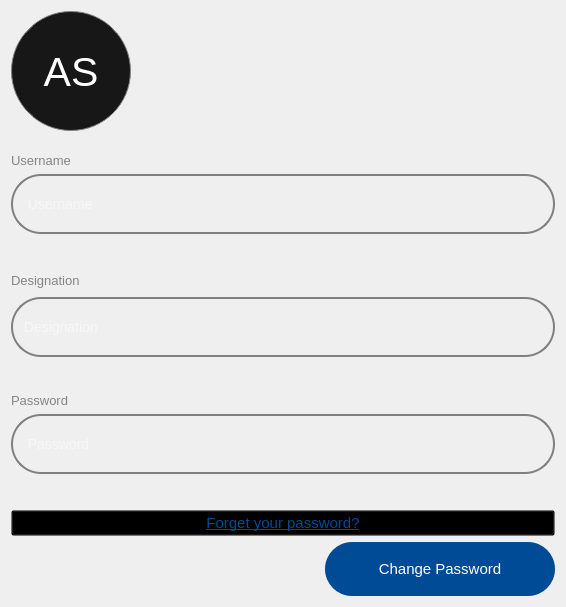
                    <widget class="QWidget" name="profile_page_save">
                     <layout class="QGridLayout" name="gridLayout_47">
                      <item row="0" column="0" alignment="Qt::AlignLeft">
                       <widget class="QPushButton" name="profilepushButton_in_profile">
                        <property name="minimumSize">
                         <size>
                          <width>120</width>
                          <height>120</height>
                         </size>
                        </property>
                        <property name="maximumSize">
                         <size>
                          <width>120</width>
                          <height>16777215</height>
                         </size>
                        </property>
                        <property name="font">
                         <font>
                          <pointsize>31</pointsize>
                         </font>
                        </property>
                        <property name="styleSheet">
                         <string notr="true">QPushButton {
    color: white;
    background-color:#171717;
    border: 1px solid grey;
    border-radius: 60px; 
}

QPushButton:hover {
    border: 2px solid rgb(83, 83, 83); /* Change border color on hover */
    background-color:#171717;
   
}

</string>
                        </property>
                        <property name="text">
                         <string>AS</string>
                        </property>
                       </widget>
                      </item>
                      <item row="3" column="1">
                       <widget class="QPushButton" name="change_password_pushButton">
                        <property name="sizePolicy">
                         <sizepolicy hsizetype="Preferred" vsizetype="Preferred">
                          <horstretch>0</horstretch>
                          <verstretch>0</verstretch>
                         </sizepolicy>
                        </property>
                        <property name="minimumSize">
                         <size>
                          <width>230</width>
                          <height>54</height>
                         </size>
                        </property>
                        <property name="maximumSize">
                         <size>
                          <width>230</width>
                          <height>54</height>
                         </size>
                        </property>
                        <property name="font">
                         <font>
                          <pointsize>11</pointsize>
                         </font>
                        </property>
                        <property name="cursor">
                         <cursorShape>PointingHandCursor</cursorShape>
                        </property>
                        <property name="styleSheet">
                         <string notr="true">
QPushButton{
	background-color: rgb(0, 75, 149);
color:white;
border:none;
border-radius:27px;}
QPushButton:hover {
    color: white;
	background-color: #005ce6;
}
</string>
                        </property>
                        <property name="text">
                         <string>Change Password</string>
                        </property>
                       </widget>
                      </item>
                      <item row="3" column="0">
                       <spacer name="horizontalSpacer_66">
                        <property name="orientation">
                         <enum>Qt::Horizontal</enum>
                        </property>
                        <property name="sizeType">
                         <enum>QSizePolicy::Fixed</enum>
                        </property>
                        <property name="sizeHint" stdset="0">
                         <size>
                          <width>300</width>
                          <height>20</height>
                         </size>
                        </property>
                       </spacer>
                      </item>
                      <item row="2" column="0" colspan="2">
                       <layout class="QGridLayout" name="gridLayout_46">
                        <item row="5" column="0">
                         <spacer name="verticalSpacer_95">
                          <property name="orientation">
                           <enum>Qt::Vertical</enum>
                          </property>
                          <property name="sizeType">
                           <enum>QSizePolicy::Preferred</enum>
                          </property>
                          <property name="sizeHint" stdset="0">
                           <size>
                            <width>20</width>
                            <height>30</height>
                           </size>
                          </property>
                         </spacer>
                        </item>
                        <item row="2" column="0">
                         <spacer name="verticalSpacer_94">
                          <property name="orientation">
                           <enum>Qt::Vertical</enum>
                          </property>
                          <property name="sizeType">
                           <enum>QSizePolicy::Preferred</enum>
                          </property>
                          <property name="sizeHint" stdset="0">
                           <size>
                            <width>20</width>
                            <height>30</height>
                           </size>
                          </property>
                         </spacer>
                        </item>
                        <item row="8" column="0">
                         <spacer name="verticalSpacer_96">
                          <property name="orientation">
                           <enum>Qt::Vertical</enum>
                          </property>
                          <property name="sizeType">
                           <enum>QSizePolicy::Preferred</enum>
                          </property>
                          <property name="sizeHint" stdset="0">
                           <size>
                            <width>20</width>
                            <height>30</height>
                           </size>
                          </property>
                         </spacer>
                        </item>
                        <item row="0" column="0">
                         <widget class="QLabel" name="first_name_label">
                          <property name="maximumSize">
                           <size>
                            <width>90</width>
                            <height>19</height>
                           </size>
                          </property>
                          <property name="font">
                           <font>
                            <pointsize>10</pointsize>
                           </font>
                          </property>
                          <property name="styleSheet">
                           <string notr="true">color:#858585;</string>
                          </property>
                          <property name="text">
                           <string>Username</string>
                          </property>
                         </widget>
                        </item>
                        <item row="7" column="0">
                         <widget class="QLineEdit" name="password_lineEdit_in_profile">
                          <property name="sizePolicy">
                           <sizepolicy hsizetype="Preferred" vsizetype="Preferred">
                            <horstretch>0</horstretch>
                            <verstretch>0</verstretch>
                           </sizepolicy>
                          </property>
                          <property name="minimumSize">
                           <size>
                            <width>0</width>
                            <height>60</height>
                           </size>
                          </property>
                          <property name="maximumSize">
                           <size>
                            <width>544</width>
                            <height>60</height>
                           </size>
                          </property>
                          <property name="font">
                           <font>
                            <pointsize>-1</pointsize>
                           </font>
                          </property>
                          <property name="styleSheet">
                           <string notr="true">QLineEdit {
    border: 2px solid grey;      /* Grey border with 2px thickness */
    border-radius: 30px;         /* Rounded corners */
    padding: 5px;                /* Space between text and border */
    font-size: 14px;             /* Adjust the font size for input text */
    background-color: transparent;   /* Optional: White background */
    color: white;              /* Optional: Black text color */
}

QLineEdit::placeholder {
    color: grey;              /* Placeholder text color (grey) */
    font-size: 8px;             /* Placeholder text size */
}
</string>
                          </property>
                          <property name="text">
                           <string extracomment="Enter Your Name"/>
                          </property>
                          <property name="alignment">
                           <set>Qt::AlignLeading|Qt::AlignLeft|Qt::AlignVCenter</set>
                          </property>
                          <property name="readOnly">
                           <bool>true</bool>
                          </property>
                          <property name="placeholderText">
                           <string>  Password</string>
                          </property>
                         </widget>
                        </item>
                        <item row="6" column="0">
                         <widget class="QLabel" name="password_label">
                          <property name="maximumSize">
                           <size>
                            <width>90</width>
                            <height>19</height>
                           </size>
                          </property>
                          <property name="font">
                           <font>
                            <pointsize>10</pointsize>
                           </font>
                          </property>
                          <property name="styleSheet">
                           <string notr="true">color:#858585;</string>
                          </property>
                          <property name="text">
                           <string>Password</string>
                          </property>
                         </widget>
                        </item>
                        <item row="9" column="0">
                         <widget class="QPushButton" name="forgetyourpassword_pushButton">
                          <property name="font">
                           <font>
                            <pointsize>11</pointsize>
                            <underline>true</underline>
                           </font>
                          </property>
                          <property name="cursor">
                           <cursorShape>PointingHandCursor</cursorShape>
                          </property>
                          <property name="styleSheet">
                           <string notr="true">color: rgb(0, 75, 149);
background:transparent
</string>
                          </property>
                          <property name="text">
                           <string>Forget your password?</string>
                          </property>
                         </widget>
                        </item>
                        <item row="1" column="0">
                         <widget class="QLineEdit" name="username_lineEdit_in_profile">
                          <property name="sizePolicy">
                           <sizepolicy hsizetype="Preferred" vsizetype="Preferred">
                            <horstretch>0</horstretch>
                            <verstretch>0</verstretch>
                           </sizepolicy>
                          </property>
                          <property name="minimumSize">
                           <size>
                            <width>544</width>
                            <height>60</height>
                           </size>
                          </property>
                          <property name="maximumSize">
                           <size>
                            <width>544</width>
                            <height>60</height>
                           </size>
                          </property>
                          <property name="font">
                           <font>
                            <pointsize>-1</pointsize>
                           </font>
                          </property>
                          <property name="styleSheet">
                           <string notr="true">QLineEdit {
    border: 2px solid grey;      /* Grey border with 2px thickness */
    border-radius: 30px;         /* Rounded corners */
    padding: 5px;                /* Space between text and border */
    font-size: 14px;             /* Adjust the font size for input text */
    background-color: transparent;   /* Optional: White background */
    color: white;              /* Optional: Black text color */
}

QLineEdit::placeholder {
    color: grey;              /* Placeholder text color (grey) */
    font-size: 8px;             /* Placeholder text size */
}
</string>
                          </property>
                          <property name="text">
                           <string extracomment="Enter Your First Name"/>
                          </property>
                          <property name="alignment">
                           <set>Qt::AlignLeading|Qt::AlignLeft|Qt::AlignVCenter</set>
                          </property>
                          <property name="readOnly">
                           <bool>true</bool>
                          </property>
                          <property name="placeholderText">
                           <string>  Username</string>
                          </property>
                         </widget>
                        </item>
                        <item row="3" column="0">
                         <widget class="QLabel" name="designation_label">
                          <property name="minimumSize">
                           <size>
                            <width>90</width>
                            <height>21</height>
                           </size>
                          </property>
                          <property name="maximumSize">
                           <size>
                            <width>90</width>
                            <height>21</height>
                           </size>
                          </property>
                          <property name="font">
                           <font>
                            <pointsize>10</pointsize>
                           </font>
                          </property>
                          <property name="styleSheet">
                           <string notr="true">color:#858585;</string>
                          </property>
                          <property name="text">
                           <string>Designation</string>
                          </property>
                         </widget>
                        </item>
                        <item row="4" column="0">
                         <widget class="QLineEdit" name="designation_lineEdit">
                          <property name="minimumSize">
                           <size>
                            <width>544</width>
                            <height>60</height>
                           </size>
                          </property>
                          <property name="maximumSize">
                           <size>
                            <width>544</width>
                            <height>60</height>
                           </size>
                          </property>
                          <property name="styleSheet">
                           <string notr="true">QLineEdit {
    border: 2px solid grey;      /* Grey border with 2px thickness */
    border-radius: 30px;         /* Rounded corners */
    padding: 5px;                /* Space between text and border */
    font-size: 14px;             /* Adjust the font size for input text */
    background-color: transparent;   /* Optional: White background */
    color: white;              /* Optional: Black text color */
}

QLineEdit::placeholder {
    color: grey;              /* Placeholder text color (grey) */
    font-size: 8px;             /* Placeholder text size */
}
</string>
                          </property>
                          <property name="text">
                           <string/>
                          </property>
                          <property name="readOnly">
                           <bool>true</bool>
                          </property>
                          <property name="placeholderText">
                           <string> Designation</string>
                          </property>
                         </widget>
                        </item>
                       </layout>
                      </item>
                      <item row="1" column="0">
                       <spacer name="verticalSpacer_97">
                        <property name="orientation">
                         <enum>Qt::Vertical</enum>
                        </property>
                        <property name="sizeType">
                         <enum>QSizePolicy::Preferred</enum>
                        </property>
                        <property name="sizeHint" stdset="0">
                         <size>
                          <width>20</width>
                          <height>16</height>
                         </size>
                        </property>
                       </spacer>
                      </item>
                     </layout>
                    </widget>
